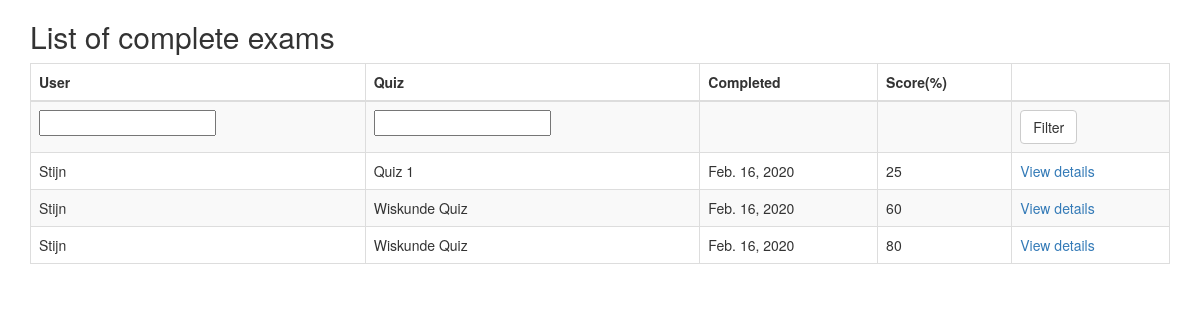
/marking/ (signed in), run on the app's committed database.
### django_quiz_bkp/quiz/models.py (models this page shows, shortened)
class Sitting(models.Model):
    user = models.ForeignKey(settings.AUTH_USER_MODEL, verbose_name=_("User"), on_delete=models.CASCADE)
    quiz = models.ForeignKey(Quiz, verbose_name=_("Quiz"), on_delete=models.CASCADE)
    question_order = models.CharField(
        max_length=1024,
        verbose_name=_("Question Order"),
        validators=[validate_comma_separated_integer_list])
    question_list = models.CharField(
        max_length=1024,
        verbose_name=_("Question List"),
        validators=[validate_comma_separated_integer_list])
    incorrect_questions = models.CharField(
        max_length=1024,
        blank=True,
        verbose_name=_("Incorrect questions"),
        validators=[validate_comma_separated_integer_list])
    current_score = models.IntegerField(verbose_name=_("Current Score"))
    complete = models.BooleanField(default=False, blank=False,
                                   verbose_name=_("Complete"))
    user_answers = models.TextField(blank=True, default='{}',
                                    verbose_name=_("User Answers"))
    start = models.DateTimeField(auto_now_add=True,
                                 verbose_name=_("Start"))
    end = models.DateTimeField(null=True, blank=True, verbose_name=_("End"))
    objects = SittingManager()
    class Meta:
        permissions = (("view_sittings", _("Can see completed exams.")),)
    def _question_ids(self):
        return [int(n) for n in self.question_order.split(',') if n]
    @property
    def get_percent_correct(self):
        dividend = float(self.current_score)
        divisor = len(self._question_ids())
        if divisor < 1:
            return 0            # prevent divide by zero error
        if dividend > divisor:
            return 100
        correct = int(round((dividend / divisor) * 100))
        if correct >= 1:
            return correct
        else:
            return 0

@python_2_unicode_compatible
class Quiz(models.Model):
    title = models.CharField(
        verbose_name=_("Title"),
        max_length=60, blank=False)
    description = models.TextField(
        verbose_name=_("Description"),
        blank=True, help_text=_("a description of the quiz"))
    url = models.SlugField(
        max_length=60, blank=False,
        help_text=_("a user friendly url"),
        verbose_name=_("user friendly url"))
    category = models.ForeignKey(
        Category, null=True, blank=True,
        verbose_name=_("Category"), on_delete=models.CASCADE)
    random_order = models.BooleanField(
        blank=False, default=False,
        verbose_name=_("Random Order"),
        help_text=_("Display the questions in "
                    "a random order or as they "
                    "are set?"))
    max_questions = models.PositiveIntegerField(
        blank=True, null=True, verbose_name=_("Max Questions"),
        help_text=_("Number of questions to be answered on each attempt."))
    answers_at_end = models.BooleanField(
        blank=False, default=False,
        help_text=_("Correct answer is NOT shown after question."
                    " Answers displayed at the end."),
        verbose_name=_("Answers at end"))
    exam_paper = models.BooleanField(
        blank=False, default=False,
        help_text=_("If yes, the result of each"
                    " attempt by a user will be"
                    " stored. Necessary for marking."),
        verbose_name=_("Exam Paper"))
    single_attempt = models.BooleanField(
        blank=False, default=False,
        help_text=_("If yes, only one attempt by"
                    " a user will be permitted."
                    " Non users cannot sit this exam."),
        verbose_name=_("Single Attempt"))
    pass_mark = models.SmallIntegerField(
        blank=True, default=0,
        verbose_name=_("Pass Mark"),
        help_text=_("Percentage required to pass exam."),
        validators=[MaxValueValidator(100)])
    success_text = models.TextField(
        blank=True, help_text=_("Displayed if user passes."),
        verbose_name=_("Success Text"))
    fail_text = models.TextField(
        verbose_name=_("Fail Text"),
        blank=True, help_text=_("Displayed if user fails."))
    draft = models.BooleanField(
        blank=True, default=False,
        verbose_name=_("Draft"),
        help_text=_("If yes, the quiz is not displayed"
                    " in the quiz list and can only be"
                    " taken by users who can edit"
                    " quizzes."))
    class Meta:
        verbose_name = _("Quiz")
        verbose_name_plural = _("Quizzes")
    def __str__(self):
        return self.title

### django_quiz_bkp/quiz/views.py (the view)
class QuizMarkingList(QuizMarkerMixin, SittingFilterTitleMixin, ListView):
    model = Sitting
    def get_queryset(self):
        queryset = super(QuizMarkingList, self).get_queryset()\
                                               .filter(complete=True)
        user_filter = self.request.GET.get('user_filter')
        if user_filter:
            queryset = queryset.filter(user__username__icontains=user_filter)
        return queryset

### django_quiz_bkp/quiz/views.py (called while the page is built)
    @method_decorator(login_required)
    @method_decorator(permission_required('quiz.view_sittings'))
    def dispatch(self, *args, **kwargs):
        return super(QuizMarkerMixin, self).dispatch(*args, **kwargs)

    def get_queryset(self):
        queryset = super(SittingFilterTitleMixin, self).get_queryset()
        quiz_filter = self.request.GET.get('quiz_filter')
        if quiz_filter:
            queryset = queryset.filter(quiz__title__icontains=quiz_filter)
        return queryset

### django_quiz_bkp/build/lib/quiz/templates/quiz/sitting_list.html (shortened to what this page needs)
{% extends 'base.html' %}
{% load i18n %}
{% block content %}
<h2>{% trans "List of complete exams" %}</h2>
    {% if sitting_list %}
		<table class="table table-bordered table-striped">
		  <thead>
			<tr>
			  <th>{% trans "User" %}</th>
			  <th>{% trans "Quiz" %}</th>
			  <th>{% trans "Completed" %}</th>
			  <th>{% trans "Score" %}(%)</th>
			  <th></th>
			</tr>
		  </thead>
		  <tbody>
			<tr>
			  <form action="" method="GET">
				<td><input type="text" name="user_filter" /></td>
				<td><input type="text" name="quiz_filter" /></td>
				<td></td>
				<td></td>
				<td><button type="submit" class="btn btn-default">{% trans "Filter"%}</button></td>
			  </form>
			</tr>
        {% for sitting in sitting_list %}
			<tr>
			  <td>{{ sitting.user }}</td>
			  <td>{{ sitting.quiz }}</td>
			  <td>{{ sitting.end|date }}</td>
			  <td>{{ sitting.get_percent_correct }}</td>
			  <td>
				<a href="{% url 'quiz_marking_detail' pk=sitting.id %}">
				  {% trans "View details" %}
				</a>
			</tr>
        {% endfor %}
		  </tbody>
		</table>
    {% else %}
        <p>{% trans "There are no matching quizzes" %}.</p>
    {% endif %}
{% endblock %}

### data on the page
Sitting: user "Stijn", quiz "Quiz 1", end "Feb. 16, 2020", get_percent_correct "25"
Sitting: user "Stijn", quiz "Wiskunde Quiz", end "Feb. 16, 2020", get_percent_correct "60"
Sitting: user "Stijn", quiz "Wiskunde Quiz", end "Feb. 16, 2020", get_percent_correct "80"
